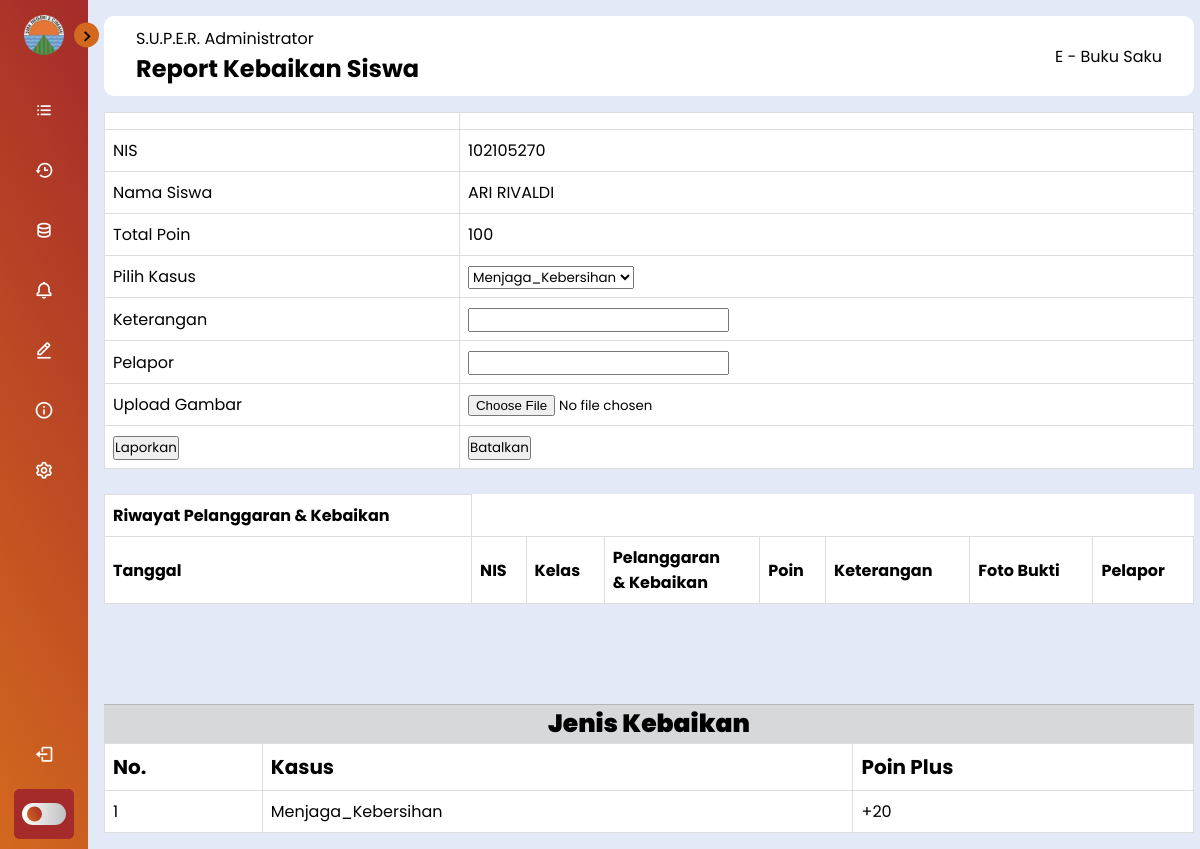
The app's page /S.U.P.E.R/proses-baik.php?id=102105270 (signed in) with its own data.
### tables this page shows
CREATE TABLE `siswa` (
  `nis` int(11) NOT NULL,
  `password` varchar(20) NOT NULL,
  `nama` varchar(100) NOT NULL,
  `tingkat` int(2) NOT NULL,
  `jurusan` varchar(30) NOT NULL,
  `kelas` varchar(2) NOT NULL,
  `jenis_kelamin` enum('L','P') NOT NULL,
  `poin` int(5) NOT NULL,
  `role` int(1) NOT NULL
);

CREATE TABLE `tb_kasus_plus` (
  `id_kasus` int(4) NOT NULL,
  `jenis_kasus` varchar(50) NOT NULL,
  `poin` int(11) NOT NULL
);

### S.U.P.E.R/proses-baik.php (the view, shortened to what this page needs)
<!DOCTYPE html>
<html lang="en">
<head>
    <link rel="stylesheet" href="styleBar.css">
    <link href='https://unpkg.com/boxicons@2.1.4/css/boxicons.min.css' rel='stylesheet'>
    <link rel="stylesheet" href="https://cdnjs.cloudflare.com/ajax/libs/
    font-awesome/6.4.0/css/all.min.css">
    <link rel="stylesheet" href="https://cdn.datatables.net/1.13.7/css/jquery.dataTables.min.css">
</head>
<body>
        <?php
        include "koneksi.php";
        $id=$_GET['id'];
        $sql=mysqli_query($conn, "SELECT * FROM siswa WHERE nis=$id");
        $sql_kasus=mysqli_query($conn, "SELECT * FROM tb_kasus_plus");
        ?>
    <nav class="sidebar close">
        <header>
            <div class="image-text">
                <span class="image">
                    <img src="../img/smkn2cmi.png" alt="logo">
                </span>
            </div>
            <i class='bx bx-chevron-right toggle'></i>
        </header>
        <div class="menu-bar">
            <div class="menu">
                <ul class="menu-link">
                    <li class="nav-link">
                        <a href="admin-buksak.php">
                            <i class='bx bx-list-ul icon'></i>
                        </a>
                    </li>
                    <li class="nav-link">
                        <a href="data-kasus.php">
                            <i class='bx bx-history icon'></i>
                        </a>
                    </li>
                    <li class="nav-link">
                        <a href="kasus.php">
                            <i class='bx bx-data icon'></i>
                        </a>
                    </li>
                    <li class="nav-link">
                    <a href="notification.php">
                            <i class='bx bx-bell icon'></i>
                        </a>
                    </li>
                    <li class="nav-link">
                        <a href="hapus-pelanggaran.php">
                            <i class='bx bx-edit-alt icon'></i>
                        </a>
                    </li>
                    <li class="nav-link">
                        <a href="credit-buksak.php">
                        <i class='bx bx-info-circle icon'></i>
                        </a>
                    </li>
                    <li class="nav-link">
                        <a href="admin-settings.php">
                            <i class='bx bx-cog icon'></i>
                        </a>
                    </li>
                </ul>
            </div>
            <div class="bottom-content">
                <li class="">
                <a href="../index.php">
                        <i class='bx bx-log-out icon'></i>
                    </a>
                </li>
                <li class="mode">
                    <div class="moon-sun">
                    </div>
                    <div class="toggle-switch">
                        <span class="switch"></span>
                    </div>
                </li>
            </div>
        </div>
    </nav>
    <div class="main--content">
        <div class="header--wrapper">
            <div class="header--title">
                <span>S.U.P.E.R. Administrator</span>
                <h2>Report Kebaikan Siswa</h2>
            </div>
            <div class="header--title">
                <span>E - Buku Saku</span>
            </div>
        </div>
  <div>
  <form action="proses-plus.php" method="POST" enctype="multipart/form-data">
      <table>
      <tr>
                  <td></td>
                  <td><input type="hidden" name="id" value=<?=$id?>></td>
              </tr>
      <tr>
              <td>NIS</td>
              <td><?php foreach ($sql as $nis) :?><?=$nis["nis"]; ?><?php endforeach;?></td>
          </tr>
          <tr>
              <td>Nama Siswa</td>
              <td><?php foreach ($sql as $nama) :?><?=$nama["nama"]; ?><?php endforeach;?></td>
          </tr>
          <tr>
              <td>Total Poin</td>
              <td><?php foreach ($sql as $poin) :?><?=$poin["poin"]; ?><?php endforeach;?></td>
          </tr>
          <tr>
              <td>Pilih Kasus</td>
              <td>
              <select name="kasus">
                      <?php foreach ($sql_kasus as $row) :?>
                          <option value=<?= $row["jenis_kasus"];?>><?= $row["jenis_kasus"];?></option>
                          <?php endforeach;?>
                      </select>
              </td>
          </tr>
          <tr>
              <td>Keterangan</td>
              <td><input type="text" name="keterangan"></td>
          </tr>
          <tr>
              <td>Pelapor</td>
              <td><input type="text" name="pelapor"></td>
          </tr>
          <tr>
          <td>Upload Gambar</td>
          <td><input type="file" name="file"></td>
        </tr>
          <tr>
              <td><input type="submit" name="lapor_2" value="Laporkan" ?id=<?= $id?> onclick="return confirm ('Yakin untuk melaporkan?');"></td>
              <td><input type="submit" name="batalkan" value="Batalkan"></td>
          </tr>
      </table><br>
      <table>
        <tr>
          <td><b>Riwayat Pelanggaran & Kebaikan</b></td>
        </tr>
        <tr>
            <td><b>Tanggal</b></td>
            <td><b>NIS</b></td>
            <td><b>Kelas</b></td>
            <td><b>Pelanggaran <br> & Kebaikan</b></td>
            <td><b>Poin</b></td>
            <td><b>Keterangan</b></td>
            <td><b>Foto Bukti</b></td>
            <td><b>Pelapor</b></td>
        </tr>
      </table>
      <?php
    include 'koneksi.php';
    $sql = "SELECT * FROM tb_kasus_plus";
    $pelanggaran = mysqli_query($conn, $sql);
    ?>
      <div class="jenis-kasus">
      <p class="judul">Jenis Kebaikan</p>
      <div class="row">
        <div>
          <table class="table-3 table table-striped" style="width: 100%;">
          <thead>
            <tr style="font-size: 20px;">
              <td><b>No.</b></td>
              <td><b>Kasus</b></td>
              <td><b>Poin Plus</b></td>
            </tr>
          </thead>
          <tbody>
            <?php foreach ($pelanggaran as $item) : ?>
                <tr>
                    <td><?= $item["id_kasus"];  ?></td>
                    <td><?= $item["jenis_kasus"];  ?></td>
                    <td>+<?= $item["poin"];  ?></td>
                </tr>
            <?php endforeach; ?>
          </tbody>
          </table>
        </div>
      </div>
  </form>
  </div>
        </div>
</body>
</html>

### S.U.P.E.R/styleBar.css (style rules this page uses)
* { font-family: 'Poppins', sans-serif; margin: 0; padding: 0; box-sizing: border-box; }
:root { --body-color: #E4E9F7; --sidebar-color: linear-gradient(240deg, brown, chocolate); --primary-color: chocolate; --primary-color-light: brown; --toggle-color: linear-gradient(270deg, silver, white); --text-color: #fff; --tran-02: all .2s ease; --tran-03: all .3s ease; --tran-04: all .4s ease; --tran-05: all .5s ease; }
body { height: 100vh; background: var(--body-color); transition: var(--tran-05); }
.sidebar { position: fixed; top: 0; left: 0; height: 100%; width: 250px; padding: 10px 14px; background: var(--sidebar-color); transition: var(--tran-05); z-index: 100; }
.sidebar.close { width: 88px; }
.sidebar .image { min-width: 60px; display: flex; align-items: center; justify-content: center; }
.sidebar li { height: 50px; margin-top: 10px; list-style: none; display: flex; align-items: center; }
.sidebar li .icon { display: flex; align-items: center; justify-content: center; min-width: 60px; font-size: 20px; }
.sidebar li .icon, .sidebar li .text { color: var(--text-color); transition: var(--tran-02); }
.sidebar .image-text img { width: 40px; border-radius: 6px; }
.sidebar header { position: relative; }
.sidebar header .image-text { display: flex; align-items: center; }
.sidebar header .toggle { position: absolute; top: 50%; right: -25px; transform: translateY(-50%) rotate(180deg); height: 25px; width: 25px; background: var(--primary-color); display: flex; align-items: center; justify-content: center; border-radius: 50%; color: var(--sidebar-color); font-size: 22px; transition: var(--tran-02); }
.sidebar.close header .toggle { transform: translateY(-50%); }
.sidebar .menu { margin-top: 15px; }
.sidebar li a { height: 100%; width: 100%; display: flex; align-items: center; text-decoration: none; border-radius: 6px; transition: var(--tran-04); }
.sidebar .menu-bar { height: calc(100% - 50px); display: flex; flex-direction: column; justify-content: space-between; }
.menu-bar .mode { position: relative; border-radius: 6px; background: var(--primary-color-light); }
.menu-bar .mode .moon-sun { height: 50px; width: 60px; display: flex; align-items: center; }
.menu-bar .mode .toggle-switch { position: absolute; right: 0; display: flex; align-items: center; justify-content: center; height: 100%; min-width: 60px; cursor: pointer; border-radius: 6px; background: var(--primary-color-light); transition: var(--tran-05); }
.toggle-switch .switch { position: relative; height: 22px; width: 44px; border-radius: 25px; background: var(--toggle-color); transition: var(--tran-05); }
.switch::before { content: ''; position: absolute; height: 15px; width: 15px; border-radius: 50%; top: 50%; left: 5px; transform: translateY(-50%); background: var(--sidebar-color); transition: var(--tran-03); }
.main--content { position: relative; width: 93.5%; margin-left: 88px; padding: 1rem; }
.header--wrapper { display: flex; justify-content: space-between; align-items: center; flex-wrap: wrap; background: #fff; border-radius: 10px; padding: 10px 2rem; margin-bottom: 1rem; }
.header--title { color: linear-gradient(brown, chocolate); }
table { font-family: arial, sans-serif; border-collapse: collapse; width: 100%; background-color: white; }

### S.U.P.E.R/proses-baik.php (style rules this page uses)
td, th { border: 1px solid #dddddd; text-align: left; padding: 8px; }
.judul { background-color: #d7d8da; text-align: center; font-weight: 900; font-size: 25px; margin-top: 100px; margin-bottom: -1px; border-top: 1px solid #b5b6b7; border-bottom: 1px solid #b5b6b7; }

### records on screen
siswa: nis "102105270", nama "ARI RIVALDI", poin "100"
tb_kasus_plus: id_kasus "1", jenis_kasus "Menjaga_Kebersihan", poin "20"

### other values on screen
form field kasus "Menjaga_Kebersihan"
